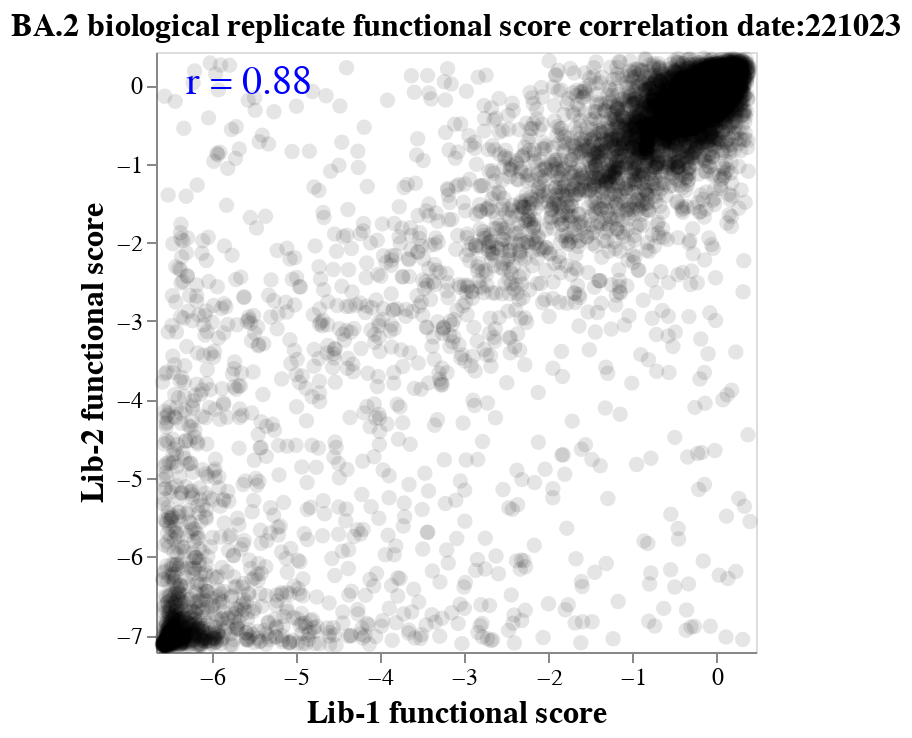

Notebook source saved alongside this figure:
### Code cell
slider_1 = alt.binding_range(
    min=ba2_23["times_seen"].min(),
    max=ba2_23["times_seen"].max(),
    step=1,
    name="times seen",
)    
selector_1 = alt.selection_point(
    name="SelectorName1",
    fields=["times_seen"],
    bind=slider_1,
    value= 3,
)


corr_base = (
    alt.Chart(ba2_23)
    .add_params(selector_1)
    .transform_filter(alt.datum["times_seen"] >= times_seen)
)



corr_chart = (
    (
        (
            corr_base
            .encode(
                x=alt.X("functional_effect_x",title="Lib-1 functional score", scale=alt.Scale(nice=False, padding=3)),
                y=alt.Y("functional_effect_y", title="Lib-2 functional score", scale=alt.Scale(nice=False, padding=3)),
                tooltip=ba2_23.columns.tolist(),
            )
            .mark_circle(color="black", size=60, opacity=0.1)
        )
        + (
            corr_base
            .transform_regression("functional_effect_x", "functional_effect_y", params=True)
            .transform_calculate(
                r=alt.expr.if_(
                    alt.datum["coef"][1] > 0,
                    alt.expr.sqrt(alt.datum["rSquared"]),
                    -alt.expr.sqrt(alt.datum["rSquared"]),
                ),
                r_text="r = " + alt.expr.format(alt.datum["r"], ".2f"),
            )
            .encode(
                text="r_text:N",
                x=alt.value(15),
                y=alt.value(15),
            )
            .mark_text(size=20, align="left", color="blue")
        )
    )
    .properties(
        width=300,
        height=300,
    )
    .configure_axis(grid=False, labelFontSize=12, titleFontSize=16)
    .properties(
        title=alt.TitleParams(
            "BA.2 biological replicate functional score correlation date:221023",
            anchor="middle",
            fontSize=16,
        ),
    )
    .add_params(selector_1)
    .transform_filter(alt.datum["times_seen"] > selector_1["times_seen"])

)
corr_chart

### Figure 1 — Vega-Lite specification as saved in the notebook (floating-point values rounded to 4 significant figures; data arrays with more than 128 entries replaced by an {"elided": "..."} marker saying what was removed)
{"config": {"view": {"continuousWidth": 300, "continuousHeight": 300}, "axis": {"grid": false, "labelFontSize": 12, "titleFontSize": 16}}, "layer": [{"mark": {"type": "circle", "color": "black", "opacity": 0.1, "size": 60}, "encoding": {"tooltip": [{"field": "mutation", "type": "nominal"}, {"field": "times_seen", "type": "quantitative"}, {"field": "functional_effect_x", "type": "quantitative"}, {"field": "functional_effect_y", "type": "quantitative"}], "x": {"field": "functional_effect_x", "scale": {"nice": false, "padding": 3}, "title": "Lib-1 functional score", "type": "quantitative"}, "y": {"field": "functional_effect_y", "scale": {"nice": false, "padding": 3}, "title": "Lib-2 functional score", "type": "quantitative"}}, "name": "view_5", "transform": [{"filter": "(datum['times_seen'] >= 3)"}]}, {"mark": {"type": "text", "align": "left", "color": "blue", "size": 20}, "encoding": {"text": {"field": "r_text", "type": "nominal"}, "x": {"value": 15}, "y": {"value": 15}}, "transform": [{"filter": "(datum['times_seen'] >= 3)"}, {"on": "functional_effect_x", "regression": "functional_effect_y", "params": true}, {"calculate": "if((datum['coef'][1] > 0),sqrt(datum['rSquared']),(-sqrt(datum['rSquared'])))", "as": "r"}, {"calculate": "('r = ' + format(datum['r'],'.2f'))", "as": "r_text"}]}], "data": {"name": "data-42bcdc60d723ab01f0b1f7b4a594a296"}, "height": 300, "params": [{"name": "SelectorName1", "select": {"type": "point", "fields": ["times_seen"]}, "bind": {"input": "range", "max": 284.5, "min": 3.0, "name": "times seen", "step": 1}, "value": 3, "views": ["view_5"]}], "title": {"text": "BA.2 biological replicate functional score correlation date:221023", "anchor": "middle", "fontSize": 16}, "transform": [{"filter": "(datum['times_seen'] > SelectorName1['times_seen'])"}], "width": 300, "$schema": "https://vega.github.io/schema/vega-lite/v5.8.0.json", "datasets": {"data-42bcdc60d723ab01f0b1f7b4a594a296": {"elided": "6998 records"}}}
